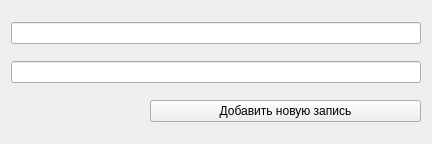
<?xml version="1.0" encoding="UTF-8"?>
<ui version="4.0">
 <class>AddForm</class>
 <widget class="QWidget" name="AddForm">
  <property name="geometry">
   <rect>
    <x>0</x>
    <y>0</y>
    <width>432</width>
    <height>144</height>
   </rect>
  </property>
  <property name="windowTitle">
   <string>Form</string>
  </property>
  <layout class="QGridLayout" name="gridLayout">
   <item row="1" column="0" colspan="3">
    <widget class="QLineEdit" name="lineEdit"/>
   </item>
   <item row="4" column="1" colspan="2">
    <widget class="QPushButton" name="pushButton">
     <property name="text">
      <string>Добавить новую запись</string>
     </property>
    </widget>
   </item>
   <item row="2" column="0" colspan="3">
    <widget class="QLineEdit" name="lineEdit_2"/>
   </item>
  </layout>
 </widget>
 <tabstops>
  <tabstop>lineEdit</tabstop>
  <tabstop>pushButton</tabstop>
 </tabstops>
 <resources/>
 <connections/>
</ui>
